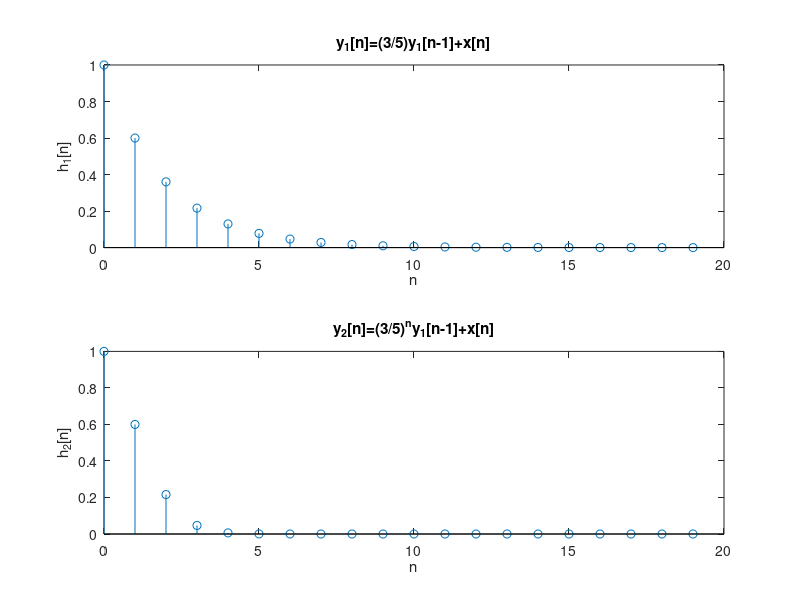
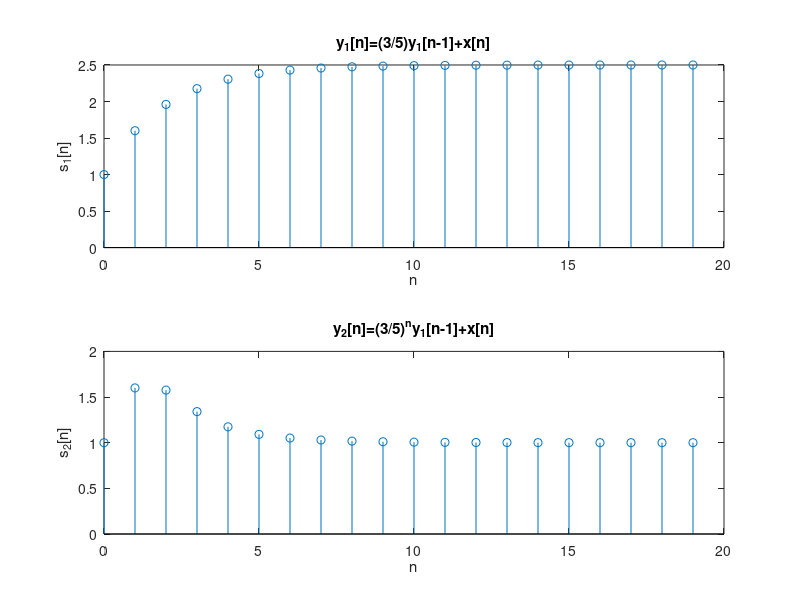
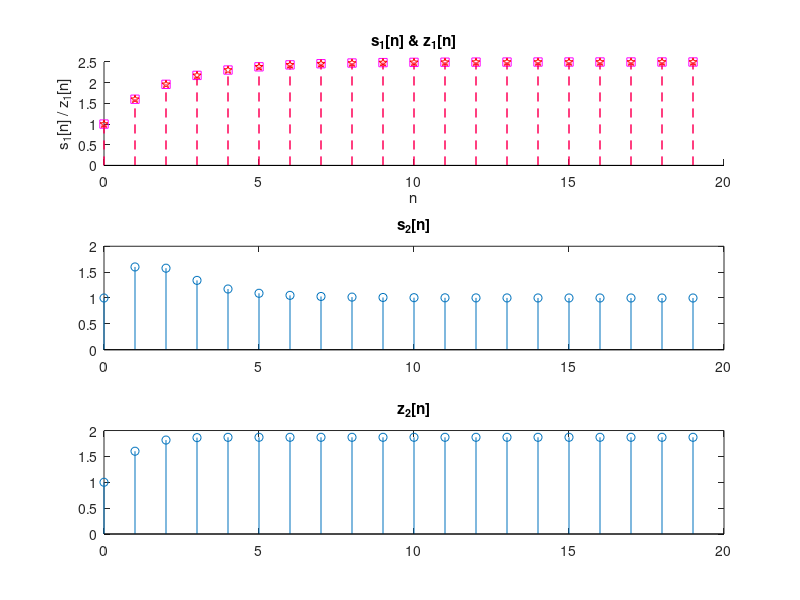

These charts were generated, in order, by the following MATLAB code:
% 2.5(d) -------------------------------

a = [1 -3/5];
b = 1;
x = [1 zeros(1,19)];


h1 = filter(b, a, x);
h2 = zeros(1,21);



nh = 0:19;

for i = 2:21
    h2(i) = ((3/5)^(i-2)) * h2(i-1) + x(i-1)
end

h2 = h2(2:end);

figure;
subplot(2, 1, 1);
stem(nh, h1);
title('y_1[n]=(3/5)y_1[n-1]+x[n]');
xlabel('n');
ylabel('h_1[n]');

subplot(2, 1, 2);
stem(nh, h2);
title('y_2[n]=(3/5)^ny_1[n-1]+x[n]');
xlabel('n');
ylabel('h_2[n]');

saveas(gcf, "plots/P2_5_d_out.png");

close;

% 2.5(e) -------------------------------
u = ones(1, 20);
s1 = filter(b, a, u);
s2 = zeros(1,21);

ns = 0:19;

for i = 2:21
    s2(i) = ((3/5)^(i-2)) * s2(i-1) + u(i-1)
end

s2 = s2(2:end);

figure;
subplot(2, 1, 1);
stem(ns, s1);
title('y_1[n]=(3/5)y_1[n-1]+x[n]');
xlabel('n');
ylabel('s_1[n]');

subplot(2, 1, 2);
stem(ns, s2);
title('y_2[n]=(3/5)^ny_1[n-1]+x[n]');
xlabel('n');
ylabel('s_2[n]');

saveas(gcf, "plots/P2_5_e_out.png");
close;

% 2.5(f) -------------------------------
z1 = conv(h1, u);
z1 = z1(1:20);
z2 = conv(h2, u);
z2 = z2(1:20);

nz = 0:19;

% 2.5(g) -------------------------------

figure;
subplot(3, 1, 1);
hold on;
stem(nz, s1, 'm--s');
stem(nz, z1, 'r--p');
title('s_1[n] & z_1[n]');
xlabel('n');
ylabel('s_1[n] / z_1[n]');

subplot(3, 1, 2);
stem(ns, s2);
title('s_2[n]');

subplot(3, 1, 3);
stem(nz, z2);
title('z_2[n]');

saveas(gcf, "plots/P2_5_g_out.png");
close;
